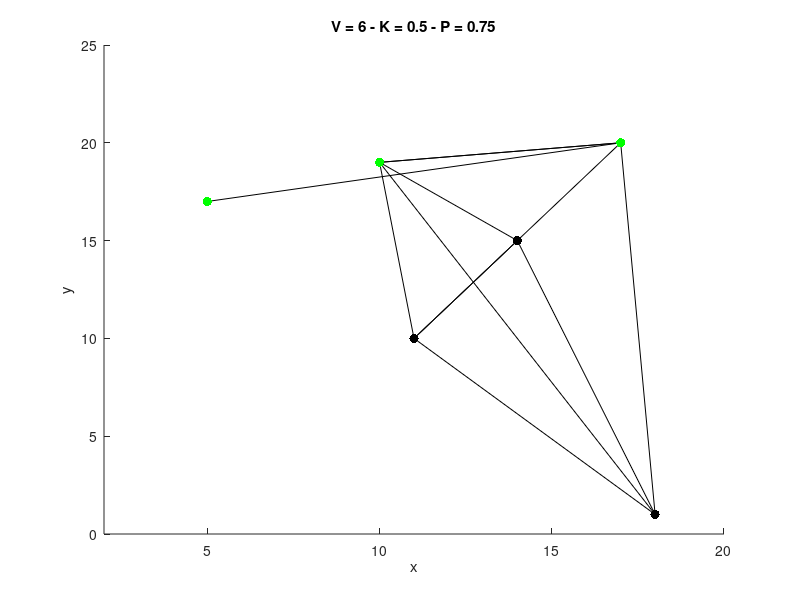

MATLAB code for this plot:
clear all
close all
clc

coord = [[10, 19], [5, 17], [17, 20], [11, 10], [14, 15], [18, 1]];

x0 = 10;
y0 = 19;

x1 = 5;
y1 = 17;

x2 = 17;
y2 = 20;

x3 = 11;
y3 = 10;

x4 = 14;
y4 = 15;

x5 = 18;
y5 = 1;

% D_set = {0, 1, 2};

%Edges = [(0, 2), (0, 3), (0, 4), (0, 5), (1, 2), (2, 3), (2, 4), (2, 5), (3, 4), (3, 5), (4, 5)]

e02_x = [x0,x2];
e02_y = [y0, y2];

e03_x = [x0,x3];
e03_y = [y0, y3];

e04_x = [x0,x4];
e04_y = [y0, y4];

e05_x = [x0,x5];
e05_y = [y0, y5];

e12_x = [x1,x2];
e12_y = [y1, y2];

e23_x = [x2,x3];
e23_y = [y2, y3];

e24_x = [x0,x2];
e24_y = [y0, y2];

e25_x = [x2,x5];
e25_y = [y2, y5];

e34_x = [x3,x4];
e34_y = [y3, y4];

e35_x = [x3,x5];
e35_y = [y3, y5];

e45_x = [x4,x5];
e45_y = [y4, y5];



figure(1)
hold on
plot(e02_x,e02_y,'k.-')
plot(e03_x,e03_y,'k.-')
plot(e04_x,e04_y,'k.-')
plot(e05_x,e05_y,'k.-')
plot(e12_x,e12_y,'k.-')
plot(e23_x,e23_y,'k.-')
plot(e24_x,e24_y,'k.-')
plot(e25_x,e25_y,'k.-')
plot(e34_x,e34_y,'k.-')
plot(e35_x,e35_y,'k.-')
plot(e45_x,e45_y,'k.-')
plot(x0,y0,'g.', 'MarkerSize',20)
plot(x1,y1,'g.', 'MarkerSize',20)
plot(x2,y2,'g.', 'MarkerSize',20)
plot(x3,y3,'k.', 'MarkerSize',20)
plot(x4,y4,'k.', 'MarkerSize',20)
plot(x5,y5,'k.', 'MarkerSize',20)
axis([2 20 0 25])
xlabel('x')
ylabel('y')
title('V = 6 - K = 0.5 - P = 0.75')